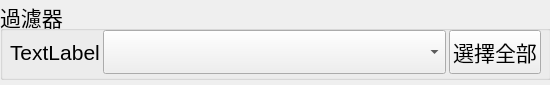
<?xml version="1.0" encoding="UTF-8"?>
<ui version="4.0">
 <class>FrontSingleFilter</class>
 <widget class="QWidget" name="FrontSingleFilter">
  <property name="geometry">
   <rect>
    <x>0</x>
    <y>0</y>
    <width>550</width>
    <height>85</height>
   </rect>
  </property>
  <property name="sizePolicy">
   <sizepolicy hsizetype="Expanding" vsizetype="Expanding">
    <horstretch>0</horstretch>
    <verstretch>0</verstretch>
   </sizepolicy>
  </property>
  <property name="font">
   <font>
    <pointsize>16</pointsize>
   </font>
  </property>
  <property name="windowTitle">
   <string>Form</string>
  </property>
  <widget class="QGroupBox" name="groupBox">
   <property name="geometry">
    <rect>
     <x>0</x>
     <y>0</y>
     <width>551</width>
     <height>80</height>
    </rect>
   </property>
   <property name="sizePolicy">
    <sizepolicy hsizetype="Expanding" vsizetype="Expanding">
     <horstretch>0</horstretch>
     <verstretch>0</verstretch>
    </sizepolicy>
   </property>
   <property name="title">
    <string>過濾器</string>
   </property>
   <property name="flat">
    <bool>false</bool>
   </property>
   <widget class="QWidget" name="">
    <property name="geometry">
     <rect>
      <x>10</x>
      <y>30</y>
      <width>531</width>
      <height>44</height>
     </rect>
    </property>
    <layout class="QHBoxLayout" name="horizontalLayout">
     <property name="spacing">
      <number>3</number>
     </property>
     <item>
      <widget class="QLabel" name="labelPrimary">
       <property name="text">
        <string>TextLabel</string>
       </property>
      </widget>
     </item>
     <item>
      <widget class="QComboBox" name="comboBoxPrimary">
       <property name="sizePolicy">
        <sizepolicy hsizetype="Expanding" vsizetype="Expanding">
         <horstretch>0</horstretch>
         <verstretch>0</verstretch>
        </sizepolicy>
       </property>
      </widget>
     </item>
     <item>
      <widget class="QPushButton" name="pushButtonSelectAll">
       <property name="sizePolicy">
        <sizepolicy hsizetype="Minimum" vsizetype="Expanding">
         <horstretch>0</horstretch>
         <verstretch>0</verstretch>
        </sizepolicy>
       </property>
       <property name="text">
        <string>選擇全部</string>
       </property>
      </widget>
     </item>
    </layout>
   </widget>
  </widget>
 </widget>
 <resources/>
 <connections/>
</ui>
